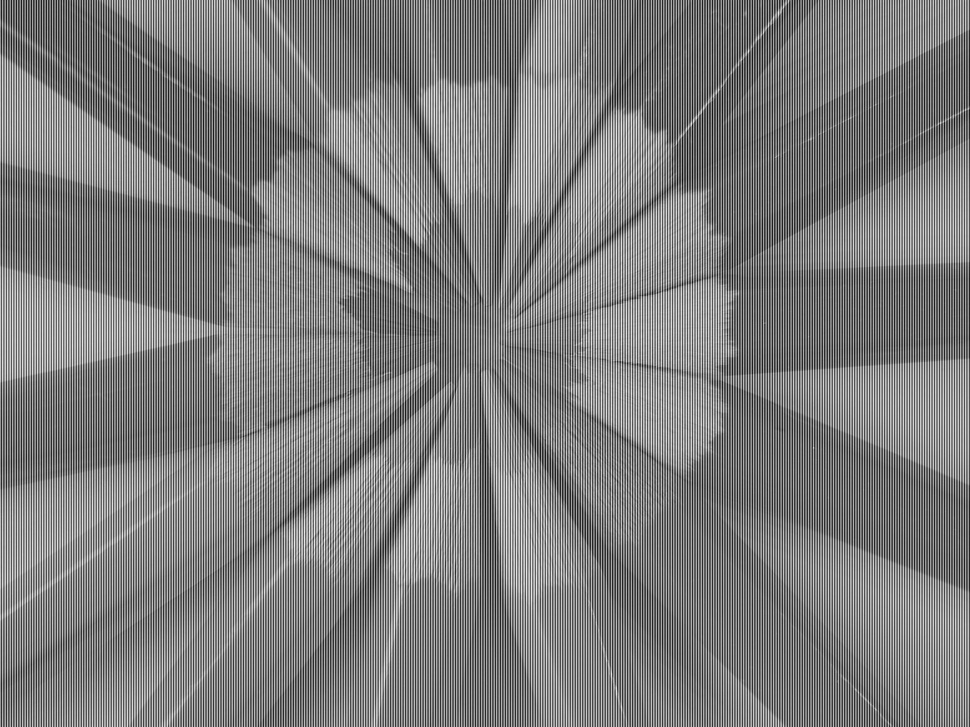
#> input picture Project1/Task5/Task5-3/crayonsSinNoise.jpg, 970 x 727 px, shrunk from 2592 x 1944 before the run
$ python task5-3.py
#> lines starting #> are read from the running program, lines starting #| are printed output that depends on the picture
import cv2
import numpy as np
import matplotlib.pyplot as plt
import math

# Butterworth Low Pass Filters
def butterworthLPF(d0, n1, n2, n):
    k1, k2 = np.meshgrid(np.arange(-round(n2 / 2) + 1, math.floor(n2 / 2) + 1),
                         np.arange(-round(n1 / 2) + 1, math.floor(n1 / 2) + 1))
    d = np.sqrt(k1 ** 2 + k2 ** 2)
    h = 1 / (1 + (d / d0) ** (2 * n))
    return h


# Applies the filter on the image
def applyFilter(image, filterMask):

    # Calculate the 2D FFT of the image and bring it to the center
    f = np.fft.fftshift(np.fft.fft2(image))
    # Add the filter
    f1 = f * filterMask
    # Calculate the 2D FFT of the filtered image and bring it to the center
    x1 = np.fft.ifft2(np.fft.ifftshift(f1))
    # Convert the float to a range from 0 to 255
    filterAdded = x1.astype(np.uint8)

    return filterAdded


# Read the image
noisyImage = cv2.imread('crayonsSinNoise.jpg')
#> noisyImage is the input picture: shape (727, 970, 3); min 15, max 240, mean 124.5
# Convert the translated image to grayscale image
imageGray = cv2.cvtColor(noisyImage, cv2.COLOR_BGR2GRAY)
# Display the image
cv2.imshow('noisy image', imageGray)

## Remove the periodic noise in the frequency domain

# Cutoff frequency
d0=round(imageGray.shape[0] / 50) # 50 because the noise's horizontal lines are close to each other
#> d0 = 15
# Butterworth Low Pass Filters
bw_maskLPF = butterworthLPF(d0, imageGray.shape[0], imageGray.shape[1], 1)
# Apply the filter
noNoise = applyFilter(imageGray, bw_maskLPF)
#> in applyFilter, `filterAdded = x1.astype(np.uint8)`:
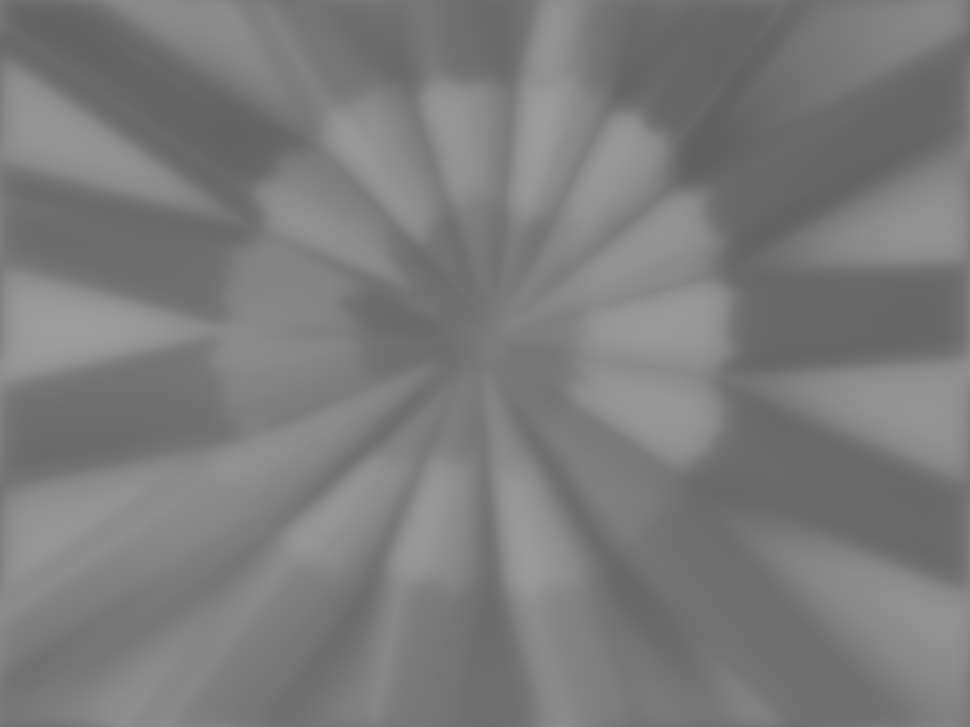
#> filterAdded: shape (727, 970); min 96, max 157, mean 123.5

# Then show the de-noised image (in space)
cv2.imshow('de-noised image', noNoise)
# Save the image
cv2.imwrite("denoised.jpg", noNoise)

## Display the 2D power spectrum of the de-noised image

# Convert the image to float
noNoiseFloat = noNoise.astype(np.float32)

# Calculate the 2D FFT of the image
noNoise2DFFT = np.fft.fft2(noNoiseFloat)
# Bring it to the center
noNoise2DFFTshifted = np.fft.fftshift(noNoise2DFFT)

# The power spectrum P(u,v) is the magnitude squared
powerSpectrum = 20 * np.log(np.abs(noNoise2DFFTshifted) ** 2)
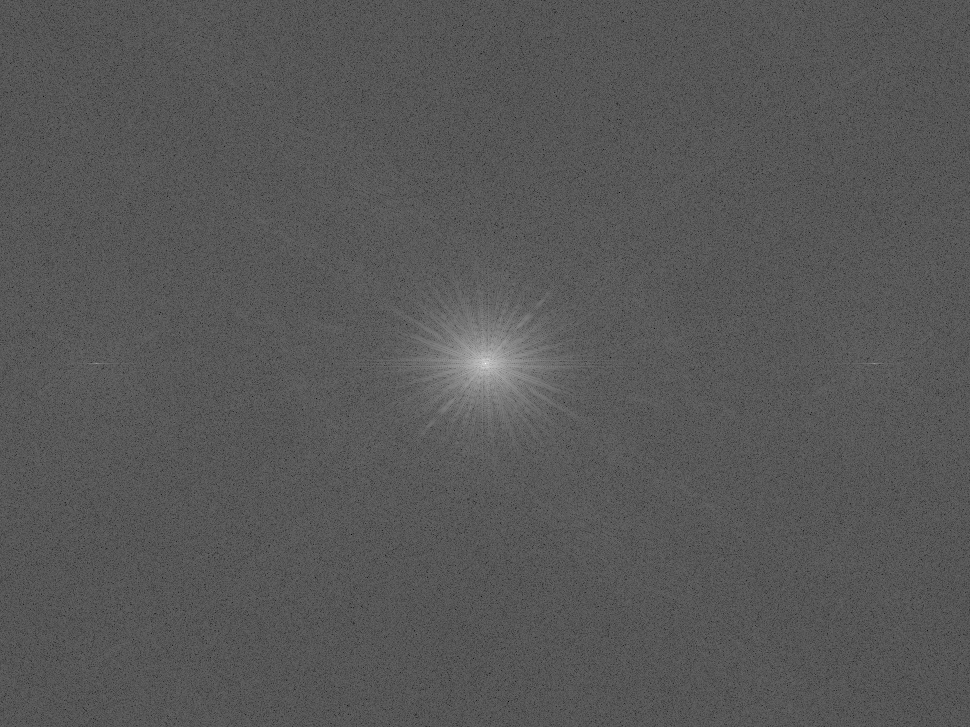
#> powerSpectrum: shape (727, 970) float64; min -64.4, max 731.3, mean 209.3; drawn with min black and max white

# Convert the float to a range from 0 to 255
power2D = powerSpectrum.astype(np.uint8)
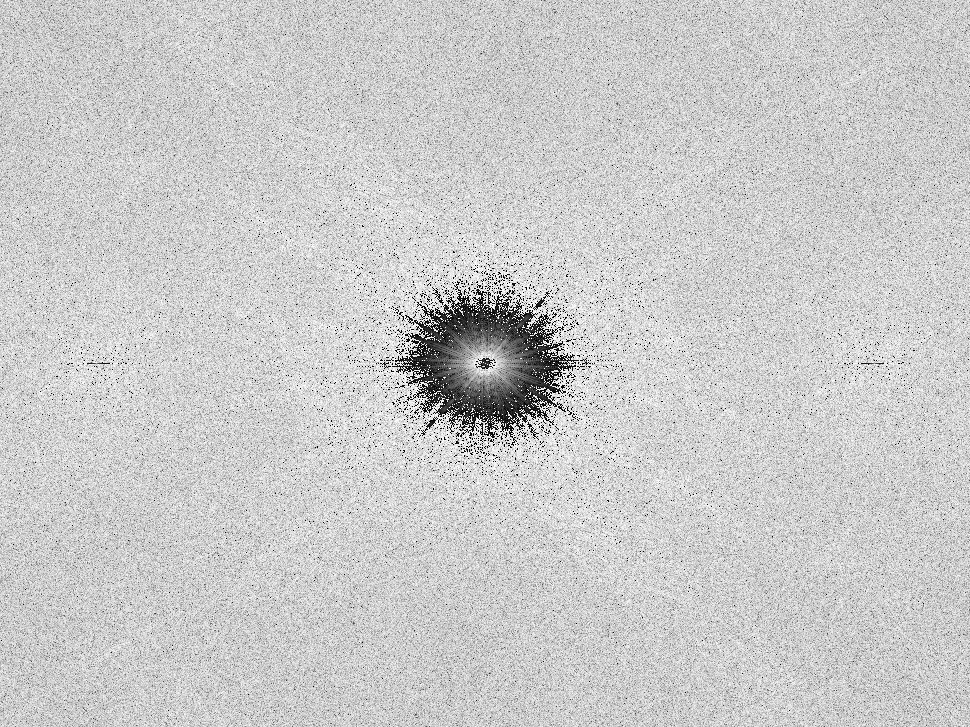
#> power2D: shape (727, 970); min 0, max 255, mean 202
# Show the 2D power spectrum
cv2.imshow('power2D', power2D)
# Save the image
cv2.imwrite("power2D.jpg", power2D)


# Display the de-noised image’s power spectrum in 1D
# A 1D representation is a slice of the (2D) power spectrum,
# i.e. display the middle row of P(u,v)
power1D = power2D[int(noNoise.shape[0]/2),:]
#> power1D = 970 values, max 255 at index 111, min 0 at index 69, mean 174.3
plt.plot(power1D)
#Save the image
plt.savefig("power1D.jpg")
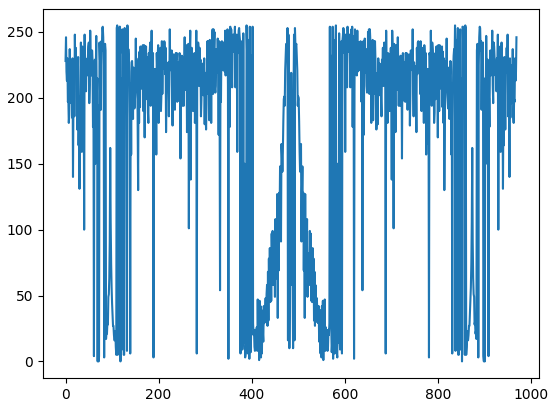
#> figure drawn by matplotlib, 1 panel; curve peaks at x = 111, y = 255
plt.show()

# Clear the plot for the next plot
plt.clf()

# Display the de-noised image’s power spectrum in 3D
fig = plt.figure(figsize=(10,8))
ax = plt.axes(projection='3d')
x,y = np.meshgrid(np.arange(power2D.shape[0]),np.arange(power2D.shape[1]))
ax.plot_surface(x,y,power2D.T,cmap=plt.cm.coolwarm,linewidth=0, antialiased=False)
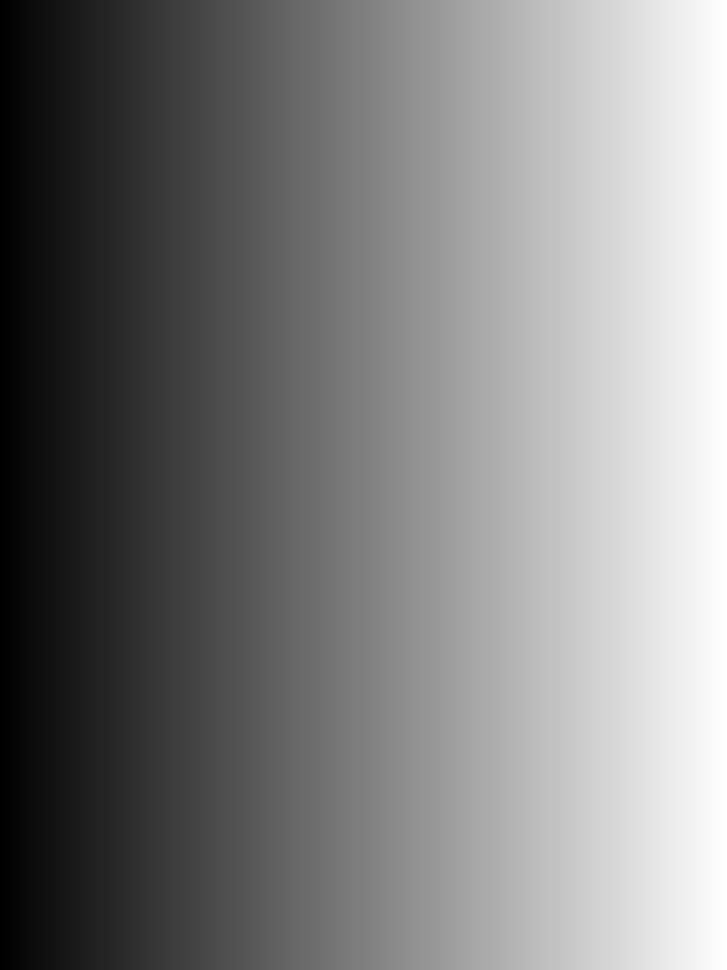
#> x: shape (970, 727) int64; min 0, max 726, mean 363; drawn with min black and max white
#Save the image
plt.savefig("power3D.jpg")
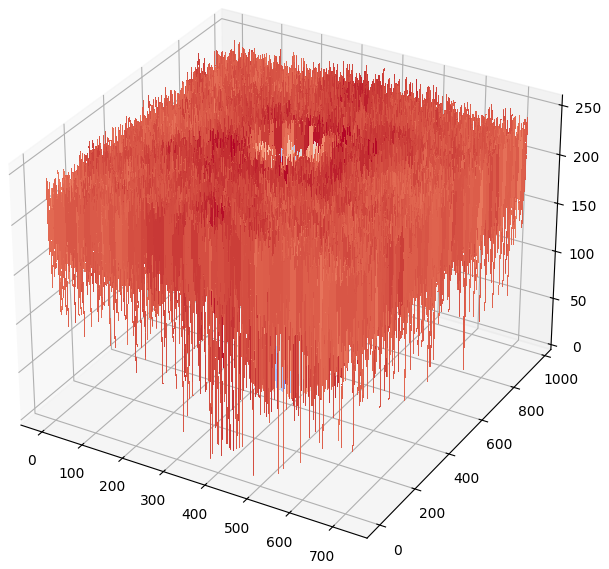
#> figure drawn by matplotlib, 1 panel
plt.show()


cv2.waitKey(0)
cv2.destroyAllWindows()
